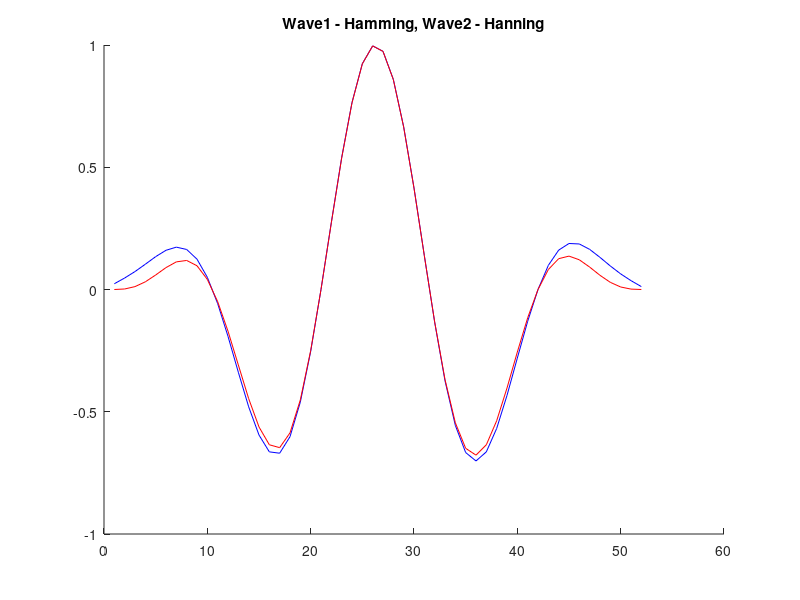

Write the MATLAB code that produced this figure.

%===================================================================
% The Reindexing PEAK has a shape, which resembles a mexican hat
% We try to define a fitting curve on that (hamming weighted sin).
% maybe best way is to extract it from the signal itself.
% 2019-07-10
%===================================================================

clear t;
clear Wave;
clear Wave1;
clear Wave2;
clear Wave3;

winLen = 52;                 % length /in samples/ of the weighting function
sinLen = round (winLen/2.5); % how many samples corresponds to 2Pi?

% ----------------
t=1:winLen;         % time axis of the weighting curve       
t = 2*pi*t/sinLen;  % resampling time 
Wave = sin(t);      % fitting Sine in time
% ----------------
w= hamming (winLen);
Wave1 = w'.*Wave;    % weighting the sine w Hamming
% ----------------
w= hanning (winLen);
Wave2 = w'.*Wave;    % weighting the sine w Hanning
% ----------------
figure(8)
clf;
hold on;
plot(Wave1, 'b')
plot(Wave2, 'r')
title('Wave1 - Hamming, Wave2 - Hanning')
% ----------------